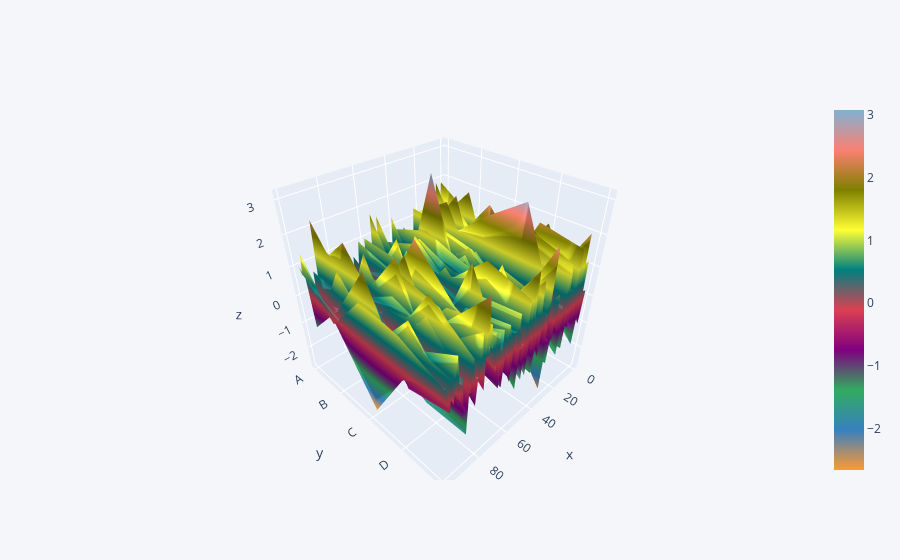

The notebook cell this image was saved under:
### Code cell
df.iplot(kind = 'surface')

### Figure 1 — Plotly figure (JSON) as saved in the notebook; plotly's stock layout.template omitted (floating-point values rounded to 4 significant figures; data arrays with more than 128 entries replaced by an {"elided": "..."} marker saying what was removed)
{"data": [{"colorscale": [[0, "rgb(255, 153, 51)"], [0.1111, "rgb(55, 128, 191)"], [0.2222, "rgb(50, 171, 96)"], [0.3333, "rgb(128, 0, 128)"], [0.4444, "rgb(219, 64, 82)"], [0.5556, "rgb(0, 128, 128)"], [0.6667, "rgb(255, 255, 51)"], [0.7778, "rgb(128, 128, 0)"], [0.8889, "rgb(251, 128, 114)"], [1, "rgb(128, 177, 211)"]], "type": "surface", "x": [0, 1, 2, 3, 4, 5, 6, 7, 8, 9, 10, 11, 12, 13, 14, 15, 16, 17, 18, 19, 20, 21, 22, 23, 24, 25, 26, 27, 28, 29, 30, 31, 32, 33, 34, 35, 36, 37, 38, 39, 40, 41, 42, 43, 44, 45, 46, 47, 48, 49, 50, 51, 52, 53, 54, 55, 56, 57, 58, 59, 60, 61, 62, 63, 64, 65, 66, 67, 68, 69, 70, 71, 72, 73, 74, 75, 76, 77, 78, 79, 80, 81, 82, 83, 84, 85, 86, 87, 88, 89, 90, 91, 92, 93, 94, 95, 96, 97, 98, 99], "y": ["A", "B", "C", "D", "E"], "z": {"elided": "5x100 float values"}}], "layout": {"legend": {"bgcolor": "#F5F6F9", "font": {"color": "#4D5663"}}, "paper_bgcolor": "#F5F6F9", "plot_bgcolor": "#F5F6F9", "title": {"font": {"color": "#4D5663"}}, "xaxis": {"gridcolor": "#E1E5ED", "showgrid": true, "tickfont": {"color": "#4D5663"}, "title": {"font": {"color": "#4D5663"}, "text": ""}, "zerolinecolor": "#E1E5ED"}, "yaxis": {"gridcolor": "#E1E5ED", "showgrid": true, "tickfont": {"color": "#4D5663"}, "title": {"font": {"color": "#4D5663"}, "text": ""}, "zerolinecolor": "#E1E5ED"}}}
